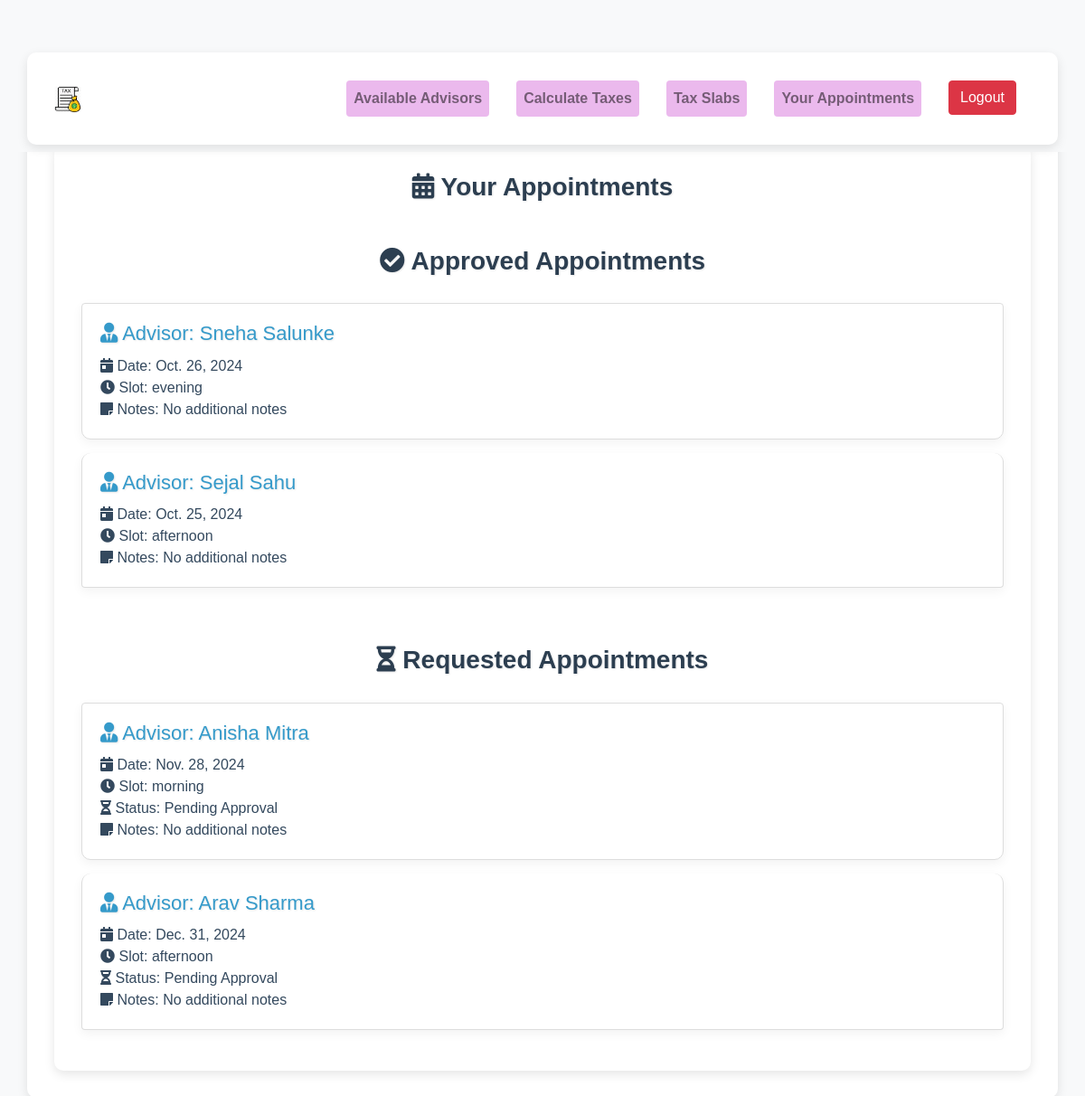
The app's page /user-appointments/ (signed in), older data.
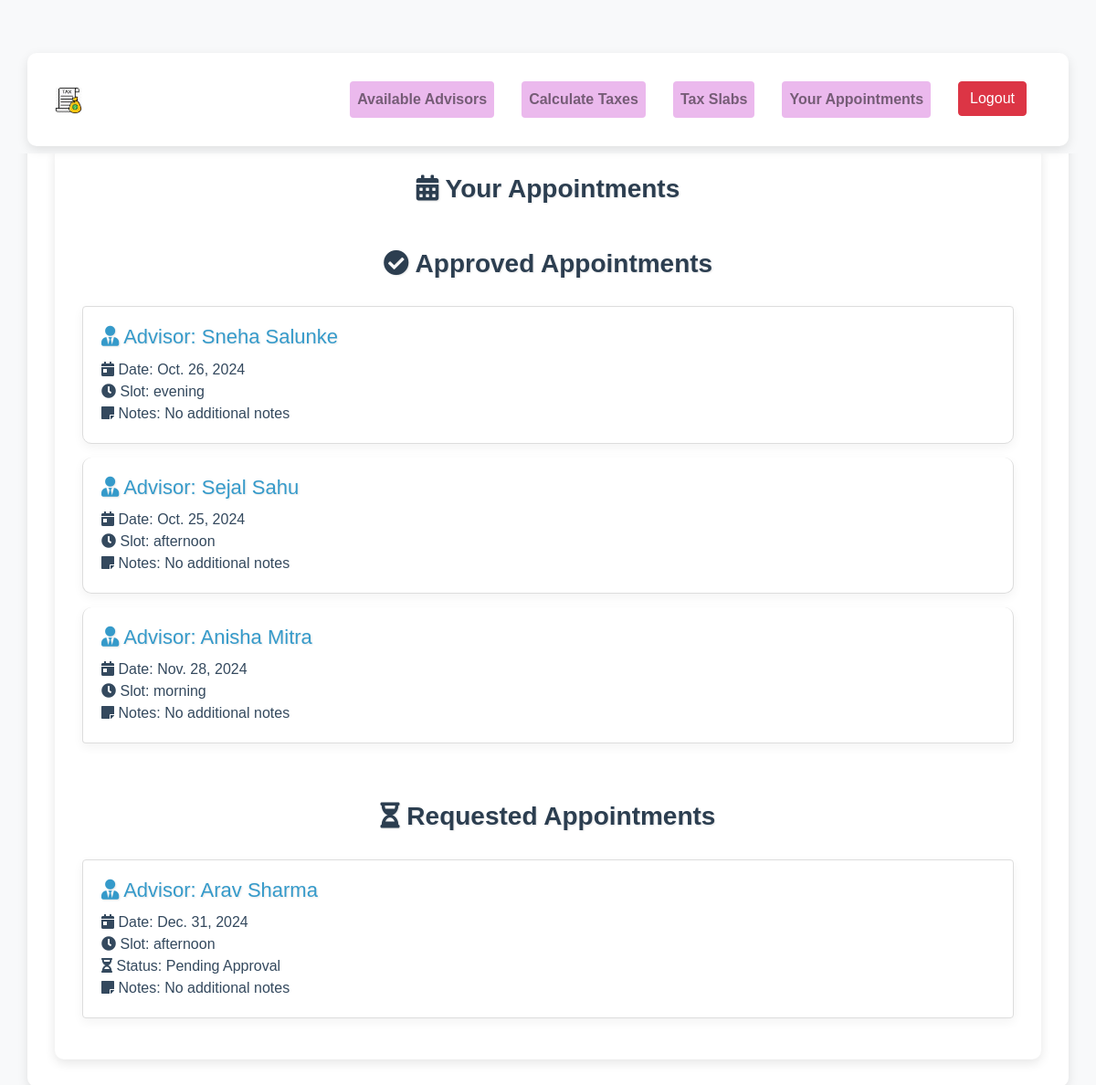
The same page, newer data.
### advisor/models.py (models this page shows, shortened)
class UserRequest(models.Model):
    user = models.ForeignKey(User, on_delete=models.CASCADE, related_name="requests")
    tax_advisor = models.ForeignKey(User, on_delete=models.CASCADE, related_name="advisor_requests")
    first_name = models.CharField(max_length=150)
    last_name = models.CharField(max_length=150)
    email = models.EmailField()
    approved = models.BooleanField(default=False)
    rejected = models.BooleanField(default=False)
    slot = models.CharField(max_length=100, null=True)  # Store the time slot as a string (can use choices)
    date = models.DateField(null=True)  # Store the appointment date

### base/views.py (the view)
# urls.py: path('user-appointments/', user_appointments_view, name='user_appointments'),
def user_appointments_view(request):
    user = request.user
    approved_appointments = UserRequest.objects.filter(user=user, approved=True)
    requested_appointments = UserRequest.objects.filter(user=user, approved=False)
    context = {
        'approved_appointments': approved_appointments,
        'requested_appointments': requested_appointments,
    }
    return render(request, 'base/user_appointments.html', context)

### accounts/context_processor.py (called while the page is built)
def user_groups(request):
    user = request.user
    return {
        'is_admin': user.is_authenticated and user.is_superuser,
        'is_taxadvisor': user.is_authenticated and user.groups.filter(name='Tax Advisor').exists(),
        'is_indivual_user': user.is_authenticated and user.groups.filter(name='Individual User').exists(),
    }

### base/templates/base/user_appointments.html (shortened to what this page needs)
{% extends 'base.html' %}
{% block individual_style %}
    <link rel="stylesheet" href="https://maxcdn.bootstrapcdn.com/bootstrap/4.5.2/css/bootstrap.min.css">
    <link rel="stylesheet" href="https://cdnjs.cloudflare.com/ajax/libs/font-awesome/5.15.3/css/all.min.css">
{% endblock %}
{% block content %}
    <div class="container">
        <h2><i class="fas fa-calendar-alt"></i> Your Appointments</h2>
        <h2 class="mt-5"><i class="fas fa-check-circle"></i> Approved Appointments</h2>
        <div class="list-group">
            {% if approved_appointments %}
                {% for appointment in approved_appointments %}
                    <div class="list-group-item">
                        <h5><i class="fas fa-user-tie"></i> <span class="advisor-label">Advisor:</span> {{ appointment.tax_advisor.get_full_name }}</h5>
                        <p>
                            <i class="fas fa-calendar-day"></i> Date: {{ appointment.date }}<br>
                            <i class="fas fa-clock"></i> Slot: {{ appointment.slot }}<br>
                            <i class="fas fa-sticky-note"></i> Notes: No additional notes
                        </p>
                    </div>
                {% endfor %}
            {% else %}
                <div class="alert alert-info">
                    <i class="fas fa-info-circle"></i> You have no approved appointments.
                </div>
            {% endif %}
        </div>
        <h2 class="mt-5"><i class="fas fa-hourglass-half"></i> Requested Appointments</h2>
        <div class="list-group">
            {% if requested_appointments %}
                {% for appointment in requested_appointments %}
                    <div class="list-group-item">
                        <h5><i class="fas fa-user-tie"></i> <span class="advisor-label">Advisor:</span> {{ appointment.tax_advisor.get_full_name }}</h5>
                        <p>
                            <i class="fas fa-calendar-day"></i> Date: {{ appointment.date }}<br>
                            <i class="fas fa-clock"></i> Slot: {{ appointment.slot }}<br>
                            <i class="fas fa-hourglass-half"></i> Status: Pending Approval<br>
                            <i class="fas fa-sticky-note"></i> Notes: No additional notes
                        </p>
                    </div>
                {% endfor %}
            {% else %}
                <div class="alert alert-info" style="background-color: #317873; color: #ffffff;">
                    <i class="fas fa-info-circle"></i> You have no pending appointment requests.
                </div>
            {% endif %}
        </div>
    </div>
{% endblock %}

Row changes from the older to the newer data that the page shows:
changed UserRequest "Nov. 28, 2024": moves from the list under "Requested Appointments" to the list under "Approved Appointments"
